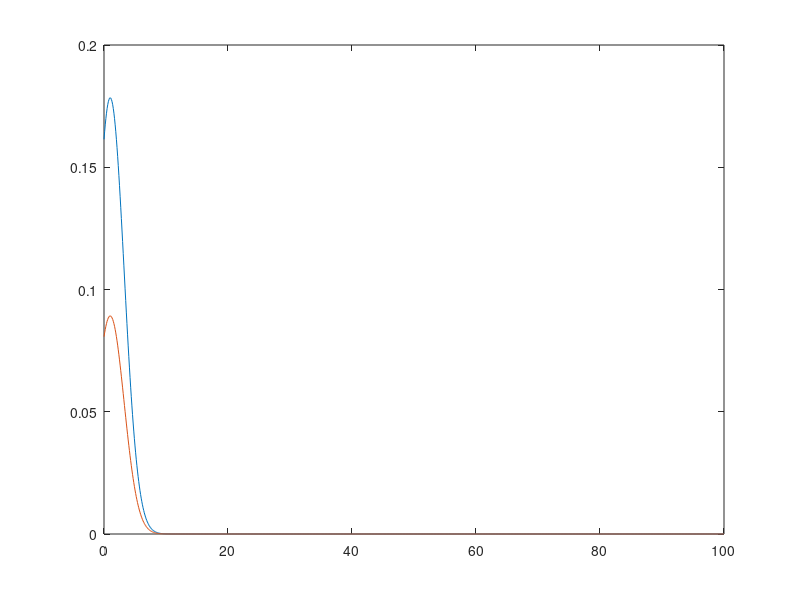

Recreate this plot in MATLAB.
clear all
close all

k=1;
tot=5;
t=0:0.1:100;
G_k = 1/(sqrt(2*pi)*sqrt(tot))*exp(-(t-k).^2/(2*sqrt(tot)^2));
plot(t,G_k)

x = 0.5;
out = conv(G_k,x);
plot(t,G_k,t,out)
